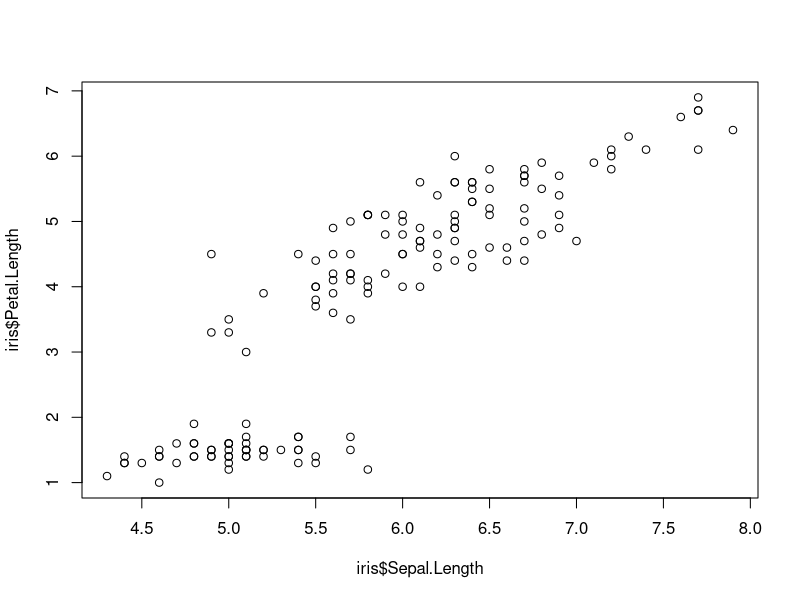
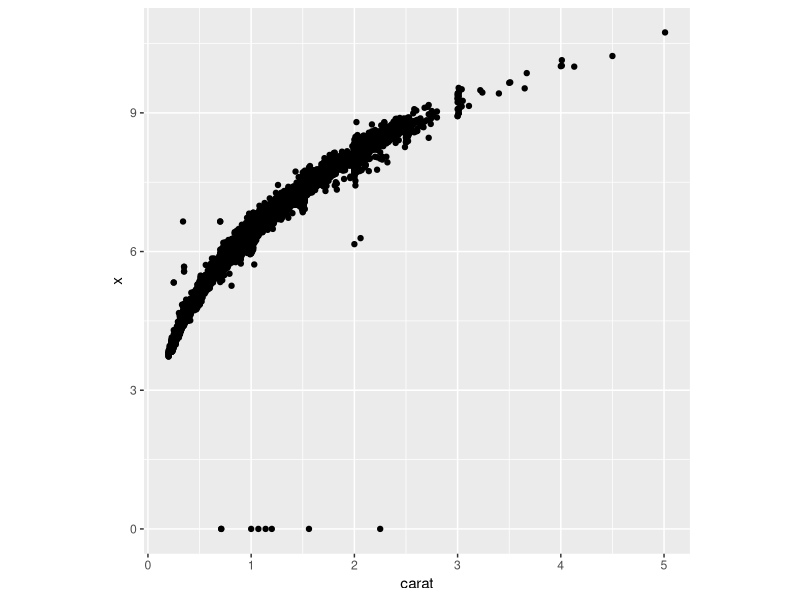

Here is the R script that generated these plots, in order:
## ---- chunk 1
plot(iris$Sepal.Length, iris$Petal.Length)
## ---- chunk 2
library(ggplot2)

ggplot(diamonds, aes(carat, x)) +
  geom_point() +
  theme(aspect.ratio = 1)
